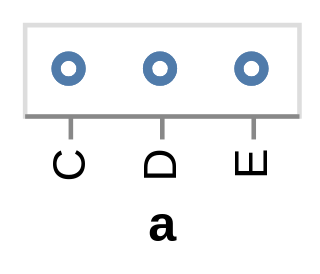

Express this chart as Vega-Lite.
### Vega specification from a JSON file in a GitHub repository (floating-point values rounded to 4 significant figures)
{"$schema": "https://vega.github.io/schema/vega/v5.json", "autosize": "pad", "padding": 5, "height": 20, "style": "cell", "data": [{"name": "source_0", "values": [{"a": "C", "b": 2}, {"a": "C", "b": 7}, {"a": "C", "b": 4}, {"a": "D", "b": 1}, {"a": "D", "b": 2}, {"a": "D", "b": 6}, {"a": "E", "b": 8}, {"a": "E", "b": 4}, {"a": "E", "b": 7}]}], "signals": [{"name": "x_step", "value": 20}, {"name": "width", "update": "bandspace(domain('x').length, 1, 0.5) * x_step"}], "marks": [{"name": "marks", "type": "symbol", "style": ["point"], "from": {"data": "source_0"}, "encode": {"update": {"opacity": {"value": 0.7}, "fill": {"value": "transparent"}, "stroke": {"value": "#4c78a8"}, "tooltip": {"signal": "{\"a\": ''+datum[\"a\"]}"}, "x": {"scale": "x", "field": "a"}, "y": {"signal": "height", "mult": 0.5}}}}], "scales": [{"name": "x", "type": "point", "domain": {"data": "source_0", "field": "a", "sort": true}, "range": {"step": {"signal": "x_step"}}, "padding": 0.5}], "axes": [{"scale": "x", "orient": "bottom", "grid": false, "title": "a", "labelAlign": "right", "labelAngle": 270, "labelBaseline": "middle", "zindex": 1}], "config": {"axisY": {"minExtent": 30}}}
